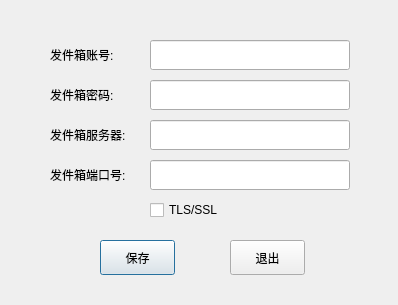
<?xml version="1.0" encoding="UTF-8"?>
<ui version="4.0">
 <class>EmailSetDlg</class>
 <widget class="QDialog" name="EmailSetDlg">
  <property name="geometry">
   <rect>
    <x>0</x>
    <y>0</y>
    <width>398</width>
    <height>305</height>
   </rect>
  </property>
  <property name="windowTitle">
   <string>Dialog</string>
  </property>
  <widget class="QLineEdit" name="serEdit">
   <property name="geometry">
    <rect>
     <x>150</x>
     <y>120</y>
     <width>200</width>
     <height>30</height>
    </rect>
   </property>
  </widget>
  <widget class="QPushButton" name="saveBtn">
   <property name="geometry">
    <rect>
     <x>100</x>
     <y>240</y>
     <width>75</width>
     <height>35</height>
    </rect>
   </property>
   <property name="text">
    <string>保存</string>
   </property>
  </widget>
  <widget class="QPushButton" name="quitBtn">
   <property name="geometry">
    <rect>
     <x>230</x>
     <y>240</y>
     <width>75</width>
     <height>35</height>
    </rect>
   </property>
   <property name="text">
    <string>退出</string>
   </property>
  </widget>
  <widget class="QLabel" name="label_2">
   <property name="geometry">
    <rect>
     <x>50</x>
     <y>80</y>
     <width>90</width>
     <height>30</height>
    </rect>
   </property>
   <property name="text">
    <string>发件箱密码:</string>
   </property>
  </widget>
  <widget class="QLineEdit" name="pwdEdit">
   <property name="geometry">
    <rect>
     <x>150</x>
     <y>80</y>
     <width>200</width>
     <height>30</height>
    </rect>
   </property>
  </widget>
  <widget class="QLineEdit" name="portEdit">
   <property name="geometry">
    <rect>
     <x>150</x>
     <y>160</y>
     <width>200</width>
     <height>30</height>
    </rect>
   </property>
  </widget>
  <widget class="QLineEdit" name="usrEdit">
   <property name="geometry">
    <rect>
     <x>150</x>
     <y>40</y>
     <width>200</width>
     <height>30</height>
    </rect>
   </property>
  </widget>
  <widget class="QLabel" name="label">
   <property name="geometry">
    <rect>
     <x>50</x>
     <y>40</y>
     <width>90</width>
     <height>30</height>
    </rect>
   </property>
   <property name="text">
    <string>发件箱账号:</string>
   </property>
  </widget>
  <widget class="QCheckBox" name="checkBox">
   <property name="geometry">
    <rect>
     <x>150</x>
     <y>200</y>
     <width>81</width>
     <height>20</height>
    </rect>
   </property>
   <property name="text">
    <string>TLS/SSL</string>
   </property>
  </widget>
  <widget class="QLabel" name="label_3">
   <property name="geometry">
    <rect>
     <x>50</x>
     <y>120</y>
     <width>90</width>
     <height>30</height>
    </rect>
   </property>
   <property name="text">
    <string>发件箱服务器:</string>
   </property>
  </widget>
  <widget class="QLabel" name="label_4">
   <property name="geometry">
    <rect>
     <x>50</x>
     <y>160</y>
     <width>90</width>
     <height>30</height>
    </rect>
   </property>
   <property name="text">
    <string>发件箱端口号:</string>
   </property>
  </widget>
 </widget>
 <resources/>
 <connections>
  <connection>
   <sender>quitBtn</sender>
   <signal>clicked()</signal>
   <receiver>EmailSetDlg</receiver>
   <slot>close()</slot>
   <hints>
    <hint type="sourcelabel">
     <x>267</x>
     <y>257</y>
    </hint>
    <hint type="destinationlabel">
     <x>198</x>
     <y>152</y>
    </hint>
   </hints>
  </connection>
 </connections>
</ui>
